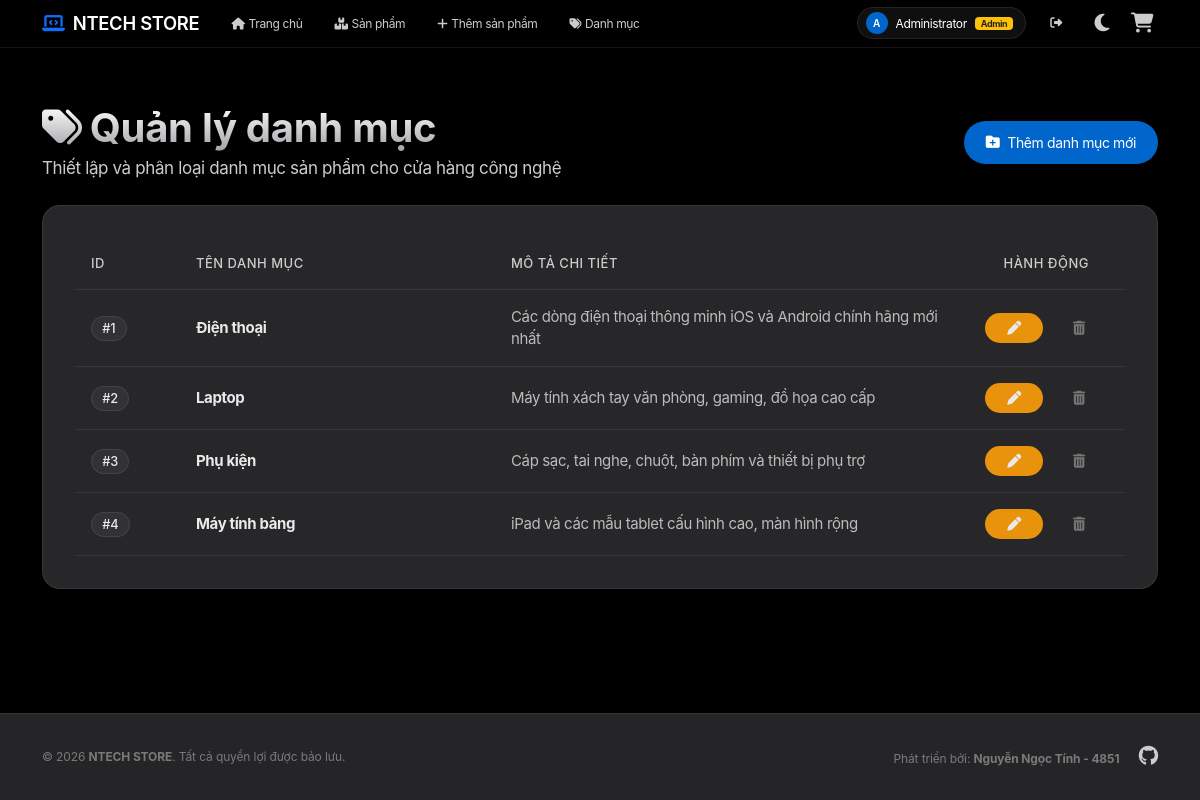
/Category/list (signed in), run on an earlier commit of the app's database.
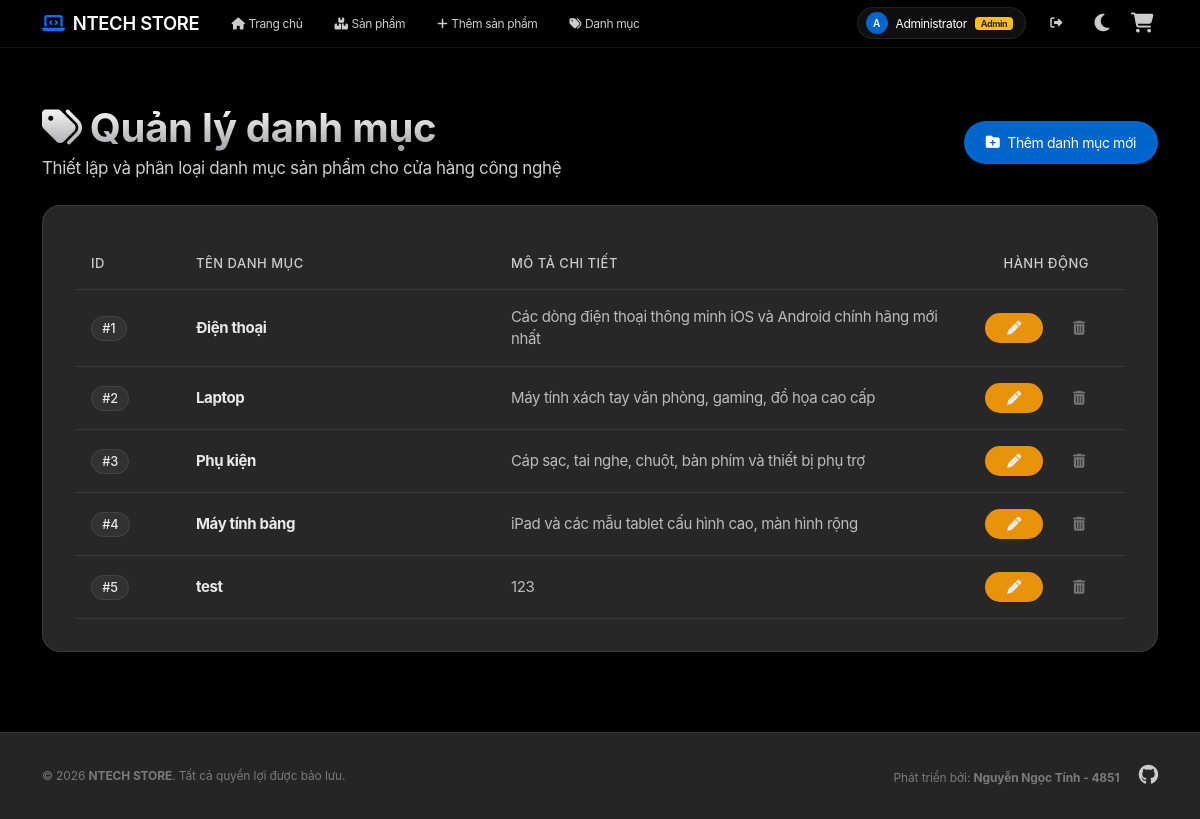
And on a later commit of the database.
### tables this page shows
CREATE TABLE `category` (
  `id` int NOT NULL AUTO_INCREMENT,
  `name` varchar(100) NOT NULL,
  `description` text,
  PRIMARY KEY (`id`)
);

### app/controllers/CategoryController.php (called while the page is built, shortened)
<?php
require_once('app/config/database.php');
require_once('app/models/CategoryModel.php');
class CategoryController
{
    private $categoryModel;
    public function __construct()
    {
        $this->db = (new Database())->getConnection();
        $this->categoryModel = new CategoryModel($this->db);
    }
    public function list()
    {
        $categories = $this->categoryModel->getCategories();
        include 'app/views/category/list.php';
    }
}
?>

### index.php (called while the page is built, shortened)
<?php
$url = $_GET['url'] ?? '';
$url = rtrim($url, '/');
$url = filter_var($url, FILTER_SANITIZE_URL);
$url = explode('/', $url);
$action = isset($url[1]) && $url[1] != '' ? $url[1] : 'index';
$controller = new $controllerName();
call_user_func_array([$controller, $action], array_slice($url, 2));
?>

### app/config/database.php (called while the page is built, shortened)
<?php
class Database {
    private $host = "localhost";
    private $db_name = "my_store";
    private $username = "root";
    private $password = "";
    public function getConnection() {
        $this->conn = null;
        try {
            $this->conn = new PDO("mysql:host=" . $this->host . ";dbname=" . $this->db_name, $this->username, $this->password);
            $this->conn->exec("SET NAMES utf8mb4");
            $this->conn->setAttribute(PDO::ATTR_ERRMODE, PDO::ERRMODE_EXCEPTION);
        } catch(PDOException $exception) {
            echo "Connection error: " . $exception->getMessage();
        }
        return $this->conn;
    }
}
?>

### app/models/CategoryModel.php (called while the page is built, shortened)
<?php
class CategoryModel
{
    private $conn;
    private $table_name = "category";
    public function __construct($db)
    {
        $this->conn = $db;
    }
    public function getCategories()
    {
        $query = "SELECT c.id, c.name, c.description, COUNT(p.id) AS product_count
                  FROM " . $this->table_name . " c
                  LEFT JOIN product p ON c.id = p.category_id
                  GROUP BY c.id, c.name, c.description
                  ORDER BY c.id ASC";
        $stmt = $this->conn->prepare($query);
        $stmt->execute();
        $result = $stmt->fetchAll(PDO::FETCH_OBJ);
        return $result;
    }
}
?>

### app/views/category/list.php (the view, shortened to what the changed rows need)
<?php include 'app/views/shares/header.php'; ?>
<div class="row align-items-center mb-4">
    <div class="col-md-6">
        <h1 class="text-gradient fw-bold mb-1"><i class="fa-solid fa-tags me-2 text-primary"></i>Quản lý danh mục</h1>
    </div>
</div>
<div class="glass-card">
    <?php if (empty($categories)): ?>
        <div class="text-center py-4">
            <div class="mb-3 text-muted">
                <i class="fa-regular fa-folder-open fs-2"></i>
            </div>
            <h5>Không có danh mục nào</h5>
            <p class="text-muted mb-0">Vui lòng tạo thêm danh mục sản phẩm mới.</p>
        </div>
    <?php else: ?>
        <div class="table-responsive">
            <table class="table table-premium mb-0">
                <thead>
                    <tr>
                        <th style="width: 10%;">ID</th>
                        <th style="width: 30%;">Tên danh mục</th>
                        <th style="width: 45%;">Mô tả chi tiết</th>
                        <th style="width: 15%;" class="text-center">Hành động</th>
                    </tr>
                </thead>
                <tbody>
                    <?php foreach ($categories as $category): ?>
                        <tr>
                            <td><span class="badge-premium">#<?php echo $category->id; ?></span></td>
                            <td><strong style="color: var(--text-main);"><?php echo htmlspecialchars($category->name, ENT_QUOTES, 'UTF-8'); ?></strong></td>
                            <td class="text-muted"><?php echo htmlspecialchars($category->description ?? 'Không có mô tả', ENT_QUOTES, 'UTF-8'); ?></td>
                            <td class="text-center">
                                <div class="d-flex justify-content-center gap-2">
                                    <a href="<?php echo BASE_URL; ?>/Category/edit/<?php echo $category->id; ?>" class="btn btn-sm btn-premium-warning" title="Sửa">
                                        <i class="fa-solid fa-pen"></i>
                                    </a>
                                    <?php if ((int)($category->product_count ?? 0) > 0): ?>
                                        <button class="btn btn-sm btn-premium-danger" style="opacity: 0.4; cursor: not-allowed;" title="Không thể xóa danh mục này vì đang có sản phẩm" disabled>
                                            <i class="fa-solid fa-trash-can"></i>
                                        </button>
                                    <?php else: ?>
                                        <button onclick="confirmDelete('<?php echo $category->id; ?>', '<?php echo htmlspecialchars($category->name, ENT_QUOTES, 'UTF-8'); ?>', 0)" class="btn btn-sm btn-premium-danger" title="Xóa">
                                            <i class="fa-solid fa-trash-can"></i>
                                        </button>
                                    <?php endif; ?>
                                </div>
                            </td>
                        </tr>
                    <?php endforeach; ?>
                </tbody>
            </table>
        </div>
    <?php endif; ?>
</div>
<?php include 'app/views/shares/footer.php'; ?>

What changed in the data, as far as the page shows it:
added category: id "5", name "test", description "123"
